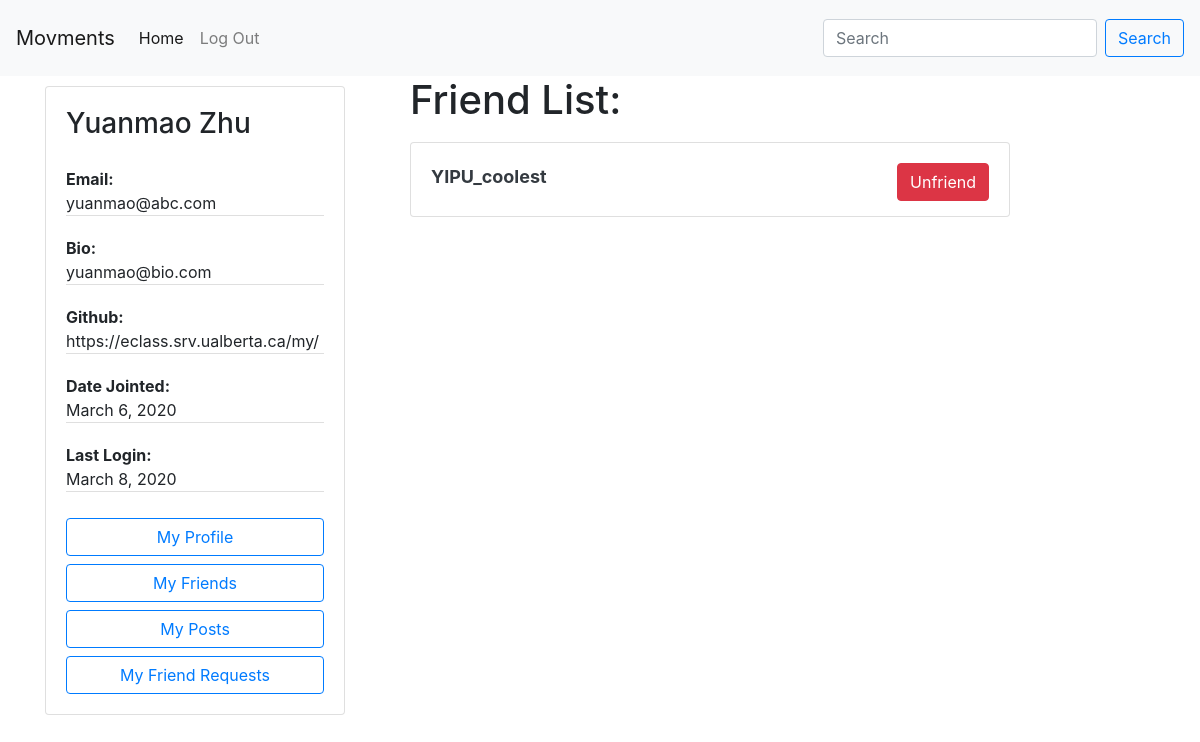
The page /service/author/4f1364fb-70ba-48ec-ac5d-dbe2d2691ecc/friends/ (signed in) on the database as committed earlier.
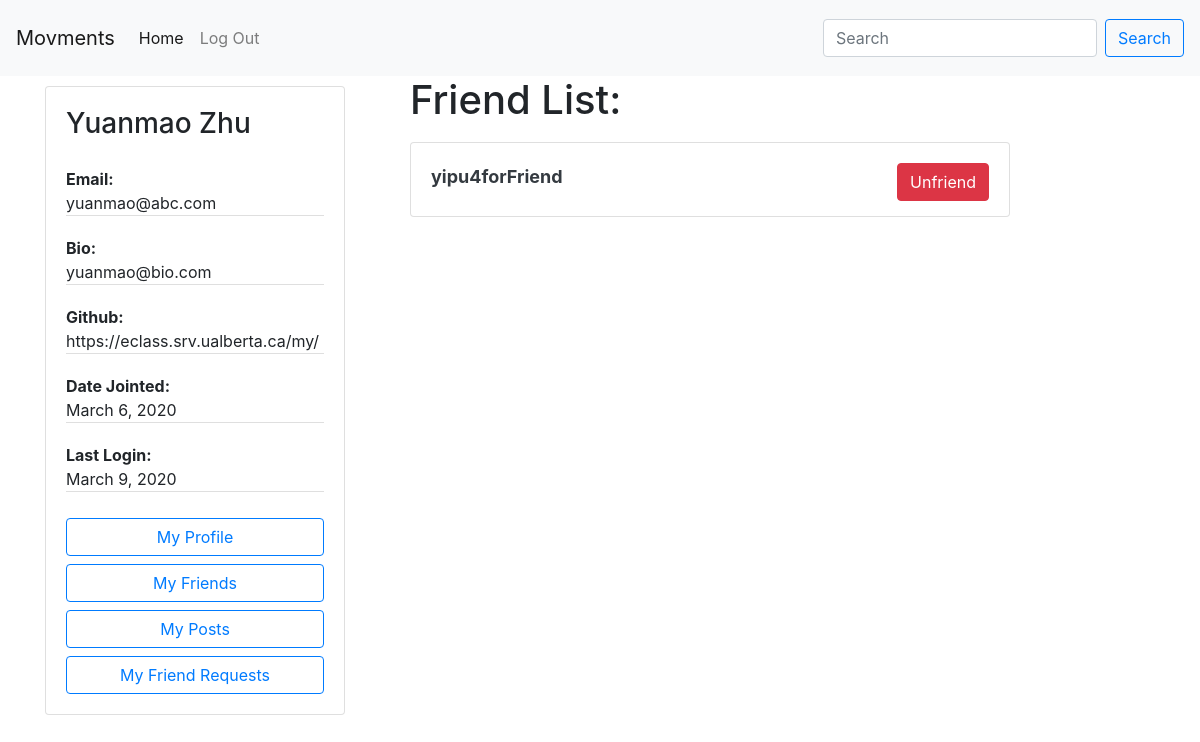
The same page on the database as committed later.
### accounts/models.py (models this page shows, shortened)
class Author(AbstractBaseUser):
    email=models.EmailField(
        verbose_name='email address',
        max_length=60,
        unique=True,
    )
    uid_str = uuid.uuid4().urn
    uuid_str = uid_str[9:] # str(settings.HOSTNAME)+"/author/"+
    id = models.CharField(primary_key=True, default=uuid_str, editable=False,max_length=100,unique=True)
    displayName = models.CharField(max_length=30)
    host = models.URLField(default=settings.HOSTNAME, max_length=100)
    url = models.URLField(default=uuid_str,max_length=100)
    avatar = models.ImageField(upload_to='avatar/', default = 'avatar/default-avatar.png', blank=True, null=True)
    github = models.URLField(default="", max_length=100, null=True)
    bio = models.CharField(max_length=200, null=True)
    date_joined=models.DateField(verbose_name="date joined", auto_now=True)
    last_login=models.DateField(verbose_name="date joined", auto_now=True)
    is_active=models.BooleanField(default=True)
    is_admin=models.BooleanField(default=False)
    objects = AuthorManager()
    USERNAME_FIELD = 'email'
    REQUIRED_FIELDS = ['displayName', ]

### friendship/views.py (the view)
# urls.py: path('author/<str:author_id>/friends/', views.getFriendsList, name='get friends list'),
def getFriendsList(request, author_id):
    context = {
        'author': None,
        'friends': [],
        'friend_requests': None
    }
    if request.method == 'GET':
        try:
            author = Author.objects.filter(id=author_id)[0]
            context['author'] = author
            friendships = Friendship.objects.filter(Q(author_a=author) | Q(author_b=author))
            print(friendships)
            for friendship in friendships:
                if friendship.author_a == author:
                    context['friends'].append(friendship.author_b)
                else:
                    context['friends'].append(friendship.author_a)
            friend_requests = FriendRequest.objects.filter(author_to=request.user)
            context['friend_requests'] = friend_requests
        except Exception as e:
                print(e)
    return render(request, 'friendship/friends_list.html', context)

### friendship/templates/friendship/friends_list.html (shortened to what this page needs)
<!DOCTYPE html>
<html >
    {% include 'posting/base.html' %}
    <body>
            {% include 'posting/navbar.html' %}
            <div class="container">
                <div class="row">
                    <div class="col-4">
                        {% if author.is_authenticated %}
                        <div class="short-profile">
                            {% include 'posting/profile-card.html' with request=request %}
                        </div>
                        {% endif %}
                    </div>
                    <div class="col-8">
                        <div class="row">
                                <h1>Friend List:</h1>
                                {% if friends %}
                                <ul>
                                {% for friend in friends %}
                                <li>
                                    {% include 'friendship/friend_card.html' with friend=friend %}
                                </li>
                                {% endfor %}
                                </ul>
                                {% else %}
                                    No friends
                                {% endif %}
                        </div>
                    </div>
                </div>
            </div>
    </body>
</html>

### posting/templates/posting/profile-card.html
<div class="card" style="width: 300px;">
    <div class="card-body">
    <h3 class="card-title">{{request.user.displayName }}</h3>
    <p class="card-text">
        <ul class="list-group list-group-flush">
            <li class="list-group-item" style="padding: 0;"><span style="font-weight: bold;">Email:</span><br>{{ request.user.email }}</li>
            <li class="list-group-item" style="padding: 0;"><span style="font-weight: bold;">Bio:</span><br>{{ request.user.bio }}</li>
            <li class="list-group-item" style="padding: 0;"><span style="font-weight: bold;">Github:</span><br>{{ request.user.github }}</li>
            <li class="list-group-item" style="padding: 0;"><span style="font-weight: bold;">Date Jointed:</span><br> {{ request.user.date_joined }}</li>
            <li class="list-group-item" style="padding: 0;"><span style="font-weight: bold;">Last Login:</span><br>{{ request.user.last_login }}</li>
        </ul>
    </p>
    <div id="user-menu">
        <a href="{% url 'accounts:view profile' request.user.id %}" class="btn btn-outline-primary btn-block">My Profile</a>
        <a href="{% url 'friendship:get friends list' request.user.id %}" class="btn btn-outline-primary btn-block">My Friends</a>
        <a href="{% url 'posting:view user posts' request.user.id %}" class="btn btn-outline-primary btn-block">My Posts</a>
    </div>
    </div>
</div>

### friendship/templates/friendship/friend_card.html (shortened to what this page needs)
<form action="{% url 'friendship:delete friend' %}" method='POST'> {% csrf_token %}
<div class="card" style="width: 600px; height: 75px;">
    <div class="card-body">
            <a href="{% url 'accounts:view profile' friend.id %}" class="text-dark font-weight-bold" style="text-decoration: none; font-size: large;" > {{ friend.displayName }} </a>
            <input type="submit" class="btn btn-danger float-right" value="Unfriend"></input>
    </div>
</div>
</form>

Rows that differ between the two databases and show on the page:
no longer on this page (row unchanged): Author: displayName "YIPU_coolest"
changed Author "Yuanmao Zhu": user.last_login "March 8, 2020" → "March 9, 2020"
now on this page (row edited): Author: displayName "yipu4forFriend"
